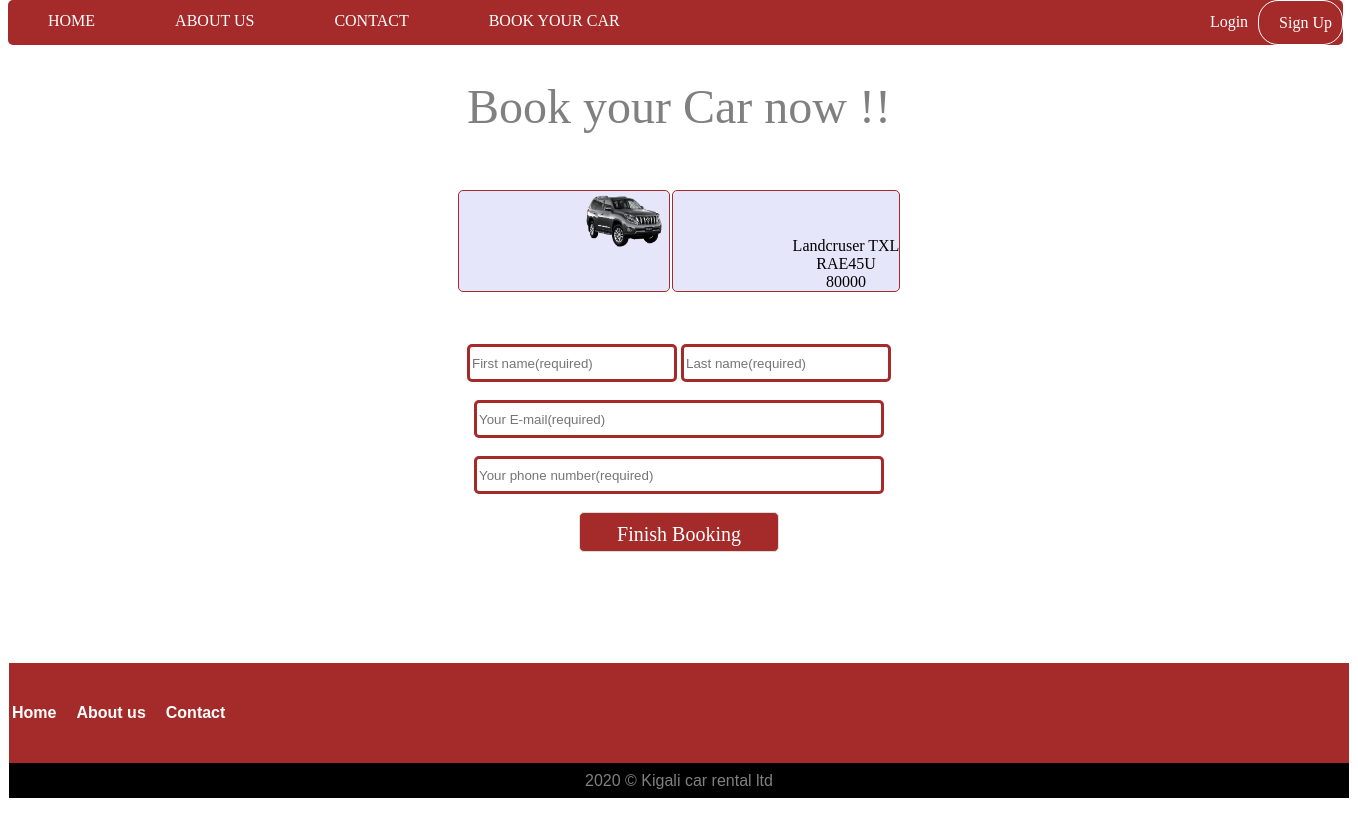
The app's page /GilbertSibomana-web-development/regster.php?plat=RAE45U with its own data.
### tables this page shows
CREATE TABLE `add_new` (
  `id` int(10) NOT NULL,
  `image_name` varchar(100) NOT NULL,
  `image_path` varchar(100) NOT NULL,
  `image_type` varchar(100) NOT NULL,
  `mark_name` varchar(100) NOT NULL,
  `passengers` int(10) NOT NULL,
  `category` varchar(100) NOT NULL,
  `plate` varchar(10) NOT NULL,
  `pripday` varchar(20) NOT NULL
);

### GilbertSibomana-web-development/regster.php (the view, shortened to what this page needs)
<?php
$platnum=$_GET['plat'];
?>
<!DOCTYPE html>
<html>
<head>
    <link rel="stylesheet" href="css/style.css">
</head>
<body>
<nav id="navbar">
<a id="bar" href="index.html">HOME</a>
<a id="bar" href="aboutus.html">ABOUT US</a>
<a id="bar" href="contact.php">CONTACT</a>
<a id="bar" href="Booking.php">BOOK YOUR CAR</a>
<nav id="sign">
<a id="signid" class="signcls" href="signup.php">Sign Up</a>
<a id="signid" href="login.php">Login</a>
</nav>
</nav>
<br>
<center>
<div id="container">
<table id="whtc">
<tr><td align="center">
<font color="grey" face="Century Gothic" size="30">Book your Car now !!</font></td></tr>
<tr><td align="center">
<form method="POST" action="Succesfulpage.php?email" name="reg_form" id="reg_form" autocomplete="off">
<div id="order">
  <?php
  $platenum=$platnum;
  $connect=mysqli_connect("localhost","root","","kcar-rental");
  $result = mysqli_query($connect,"SELECT * FROM add_new WHERE plate='$platenum'");
  echo"<center>";
  echo "<div id='container'>";
  while($row = mysqli_fetch_array($result))
  {
    echo "<div id='row2'>";
    echo "<div id='left3'>";?> <img width='90' height='60' src=<?php echo "image/".$row['image_name'].">"?> <?php echo "</div>";
    echo "<div id='middle3'>". $row['mark_name'] .'<br>'.$row['plate'] .'<br>' .$row['pripday'] ."</div>";
    echo "</div>";
  }
  echo "</div>";
  echo"</center>";
  ?>
  <input id="pick" class="text" type="text" placeholder="First name(required)" name="fname" required>
  <input id="drop" class="text" type="text" placeholder="Last name(required)" name="lname" required>
  <br><br>
  <input class="text" type="email" placeholder="Your E-mail(required)" name="email" id="emails" required>
  <br><br>
  <input class="text" type="number" placeholder="Your phone number(required)" minlength="10" maxlength="10" name="phone" id="phone" tabindex="10" value="" required>
  <br><br>
  <input id="button" type="submit" value="Finish Booking" name="button">
</div>
</form>
</td>
</tr>
</table>
<br>
<br>
<br>
<br>
<br>
<br>
<table width="1340" height="100" align="center" bgcolor="brown">
<tr>
<td>
<a href="ymnahomepag1.html"><b>Home</b></a>
<a href="ymnabautusg1.html"><b>About us</b></a>
<a href="ymnacontactpag1.html"><b>Contact</b></a>
</td>
<td align="right">
</td>
</tr>
<table width="1340" height="35" align="center" bgcolor="black">
<tr>
<td align="center">
<font color="grey" face="arial">2020 © Kigali car rental ltd</font>
</body>
</html>

### GilbertSibomana-web-development/css/style.css (style rules this page uses)
body { background-image: url(imag/rwanda-244e.jpg) ; position: relative; height: auto; }
#navbar { float: center; height: 45px; width: 1335px; background-color:brown; text-align: center; border-radius: 5px; top: 0; position: fixed; }
#navbar #bar { float: left; text-decoration: none; color: white; padding: 0px 40px 0px; line-height: 42px; height: 42px; font-family:Century Gothic; text-align: center; top: 0; }
#navbar #sign #signid { float: right; font-family:Century Gothic; text-align: center; text-decoration: none; color: white; padding: 1px 10px 0px 20px; line-height: 42px; font-family:Century Gothic; text-align: center; }
.signcls { border: white solid 1px; border-radius: 20px; }
a { text-decoration: none; color: white; font-family: arial; }
#row2 { display: table-row; align-items: center; align-content: center; padding-left: 100px; width: 100px; background-color: white; }
#button { padding: 10px; background-color: rgb(43, 3, 3); border: 1px solid #ddd; color: white; width: 190px; }

### GilbertSibomana-web-development/regster.php (style rules this page uses)
body { background-image: url(imag/rwanda-244e.jpg) ; }
input { width: 400px; height: 30px; border-radius: 5px; border: 3px solid brown; }
#pick,#drop { width: 200px; height: 30px; border-radius: 5px; border: 3px solid brown; }
#button { width: 200px; height: 40px; background-color:brown; font-family:century gothic; color:white; font-size:20px; }
form { background-color: white; }
#container { padding-top:50px; padding-bottom:50px; }
#whtc { border-radius: 12px; background-color:white; }

### records on screen
add_new: image_name (picture), mark_name "Landcruser TXL", plate "RAE45U", pripday "80000"
